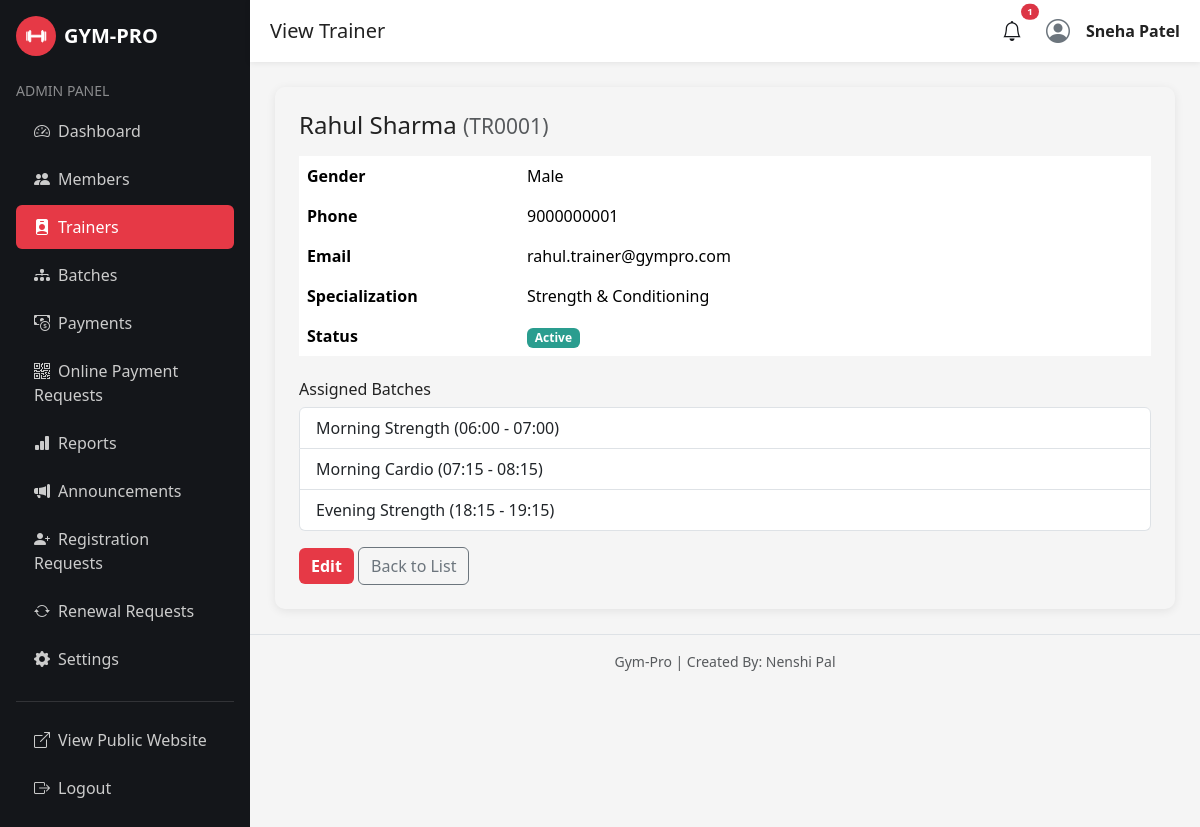
Page /admin/trainer/view-trainer.php?id=1 (signed in) on the committed database.
### tables this page shows
CREATE TABLE trainers (
    trainer_id INT AUTO_INCREMENT PRIMARY KEY,
    trainer_code VARCHAR(20) NOT NULL UNIQUE,
    full_name VARCHAR(100) NOT NULL,
    gender ENUM('Male','Female','Other') DEFAULT 'Male',
    phone VARCHAR(20) NOT NULL UNIQUE,
    email VARCHAR(100) NOT NULL UNIQUE,
    specialization VARCHAR(100),
    photo VARCHAR(255) DEFAULT 'default-trainer.png',
    username VARCHAR(50) NOT NULL UNIQUE,
    password VARCHAR(255) NOT NULL,
    status ENUM('Active','Inactive') DEFAULT 'Active',
    created_at DATETIME DEFAULT CURRENT_TIMESTAMP
);

CREATE TABLE batches (
    batch_id INT AUTO_INCREMENT PRIMARY KEY,
    batch_name VARCHAR(100) NOT NULL,
    start_time TIME NOT NULL,
    end_time TIME NOT NULL,
    capacity INT NOT NULL DEFAULT 20,
    monthly_fee DECIMAL(10,2) NOT NULL DEFAULT 0,
    status ENUM('Active','Inactive') DEFAULT 'Active'
);

### admin/trainer/view-trainer.php (the view, shortened to what this page needs)
<?php
require_once "../../includes/config.php";
$id = (int)((isset($_GET['id']) ? $_GET['id'] : 0));
$stmt = mysqli_prepare($conn, "SELECT * FROM trainers WHERE trainer_id=?");
mysqli_stmt_bind_param($stmt, "i", $id);
mysqli_stmt_execute($stmt);
$trainer = mysqli_fetch_assoc(mysqli_stmt_get_result($stmt));
$stmt2 = mysqli_prepare($conn, "SELECT b.batch_id, b.batch_name, b.start_time, b.end_time FROM batch_trainers bt JOIN batches b ON bt.batch_id=b.batch_id WHERE bt.trainer_id=?");
mysqli_stmt_bind_param($stmt2, "i", $id);
mysqli_stmt_execute($stmt2);
$batches = mysqli_stmt_get_result($stmt2);
include "../includes/header.php";
include "../includes/sidebar.php";
include "../includes/topbar.php";
?>
<div class="gym-card p-4">
    <h4><?php echo htmlspecialchars($trainer['full_name']); ?> <small class="text-muted">(<?php echo htmlspecialchars($trainer['trainer_code']); ?>)</small></h4>
    <table class="table table-borderless mt-3">
        <tr><th style="width:220px;">Gender</th><td><?php echo htmlspecialchars($trainer['gender']); ?></td></tr>
        <tr><th>Phone</th><td><?php echo htmlspecialchars($trainer['phone']); ?></td></tr>
        <tr><th>Email</th><td><?php echo htmlspecialchars($trainer['email']); ?></td></tr>
        <tr><th>Specialization</th><td><?php echo htmlspecialchars($trainer['specialization']); ?></td></tr>
        <tr><th>Status</th><td><span class="badge <?php echo $trainer['status']=='Active'?'badge-active':'badge-inactive'; ?>"><?php echo htmlspecialchars($trainer['status']); ?></span></td></tr>
    </table>
    <h6 class="mt-4">Assigned Batches</h6>
    <ul class="list-group mb-3">
        <?php $found = false; while ($b = mysqli_fetch_assoc($batches)): $found = true; ?>
            <li class="list-group-item"><?php echo htmlspecialchars($b['batch_name']) . " (" . substr($b['start_time'],0,5) . " - " . substr($b['end_time'],0,5) . ")"; ?></li>
        <?php endwhile; if (!$found): ?>
            <li class="list-group-item text-muted">No batches assigned yet.</li>
        <?php endif; ?>
    </ul>
    <a href="edit-trainer.php?id=<?php echo $trainer['trainer_id']; ?>" class="btn btn-gym-primary">Edit</a>
    <a href="trainers.php" class="btn btn-outline-secondary">Back to List</a>
</div>
<?php include "../includes/footer.php"; ?>

### css/style.css (style rules this page uses)
:root { --gym-dark: #14161a; --gym-dark-2: #1e2128; --gym-red: #e63946; --gym-red-dark: #c1121f; --gym-light: #f5f5f5; --gym-gray: #6c757d; }
body { font-family: 'Segoe UI', Arial, sans-serif; background-color: var(--gym-light); color: #222; }
.btn-gym-primary { background: var(--gym-red); border: none; color: #fff; font-weight: 600; }
.gym-card { border: none; border-radius: 10px; box-shadow: 0 2px 10px rgba(0,0,0,0.08); transition: transform .2s ease; }

### css/animations.css (style rules this page uses)
body { animation: gp-page-fade 0.5s ease both; }
.gym-card, .stat-card, .auth-card, .batch-check, .gym-hero h1, .gym-hero p, .gym-hero .btn { opacity: 0; transform: translateY(24px); transition: opacity 0.6s ease, transform 0.6s ease; }
.gp-in-view { opacity: 1 !important; transform: translateY(0) !important; }
.gym-card { transition: transform 0.25s ease, box-shadow 0.25s ease, opacity 0.6s ease; }
.btn { transition: transform 0.15s ease, box-shadow 0.15s ease, background-color 0.15s ease; }

### admin/css/admin.css (style rules this page uses)
.badge-active { background:#2a9d8f; }

### rows in the picture
trainers: full_name "Rahul Sharma", trainer_code "TR0001", gender "Male", phone "9000000001", email "rahul.trainer@gympro.com", specialization "Strength & Conditioning", status "Active"
batches: batch_name "Morning Strength", start_time "06:00", end_time "07:00"
batches: batch_name "Morning Cardio", start_time "07:15", end_time "08:15"
batches: batch_name "Evening Strength", start_time "18:15", end_time "19:15"

### other values in the picture
isset($page_title) ? $page_title : 'Admin' "View Trainer"
$notif_total "1"
isset($_SESSION['admin_name']) ? $_SESSION['admin_name'] : 'Admin' "Sneha Patel"
